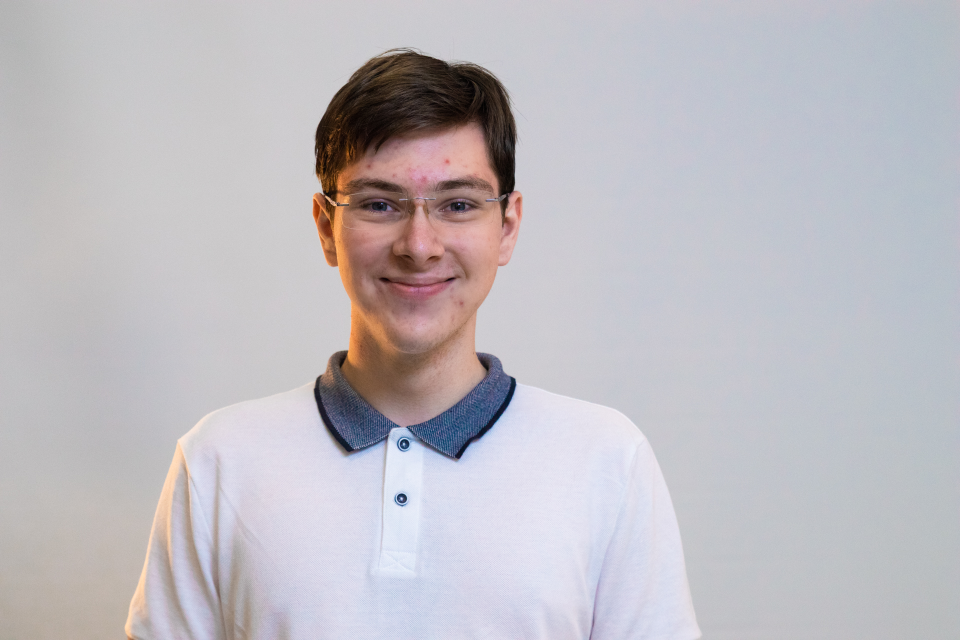
#> input picture test/Балашов Артём Евгеньевич 1 10.jpg, 1920 x 1280 px, given in place of test, which was not available (shown at 1/2 size)
$ python pngs_to_pdf.py out.png ../test
#> lines starting #> are read from the running program, lines starting #| are printed output that depends on the picture; pictures that were not available may be replaced by others from this repository, and a replacement may not be noted
### design/pdf_output.py
"""Сборка PDF для печати: A4, реальные размеры бейджа, линии отреза.

Размер бейджа задаётся в миллиметрах (берётся из конфига шаблона),
печать — в 300 dpi, пропорции изображений всегда сохраняются.
Вокруг каждого бейджа рисуется пунктирная линия отреза.
"""
from __future__ import annotations

import math
from pathlib import Path
from typing import List, Optional, Sequence, Tuple

from PIL import Image, ImageDraw

A4_MM = (210, 297)
DEFAULT_DPI = 300
DEFAULT_MARGIN_MM = 8.0
DEFAULT_GAP_MM = 3.0
CUT_LINE_OFFSET_MM = 0.8   # отступ линии отреза наружу, чтобы не срезать бейдж
DASH_LENGTH_MM = 4.0       # длина штриха
GAP_LENGTH_MM = 2.5        # длина промежутка
CUT_LINE_COLOR = (70, 70, 70)
CUT_LINE_WIDTH = 2


def mm_to_px(mm: float, dpi: int = DEFAULT_DPI) -> int:
    return round(mm / 25.4 * dpi)


def compute_grid(badge_size_mm: Tuple[float, float],
                 page_size_mm: Tuple[float, float] = A4_MM,
                 margins_mm: float = DEFAULT_MARGIN_MM,
                 gap_mm: float = DEFAULT_GAP_MM,
                 dpi: int = DEFAULT_DPI,
                 max_per_page: Optional[int] = None) -> Tuple[int, int]:
    """Считает, сколько бейджей (колонки x строки) влезает на страницу."""
    page_w = mm_to_px(page_size_mm[0], dpi)
    page_h = mm_to_px(page_size_mm[1], dpi)
    margin = mm_to_px(margins_mm, dpi)
    gap = mm_to_px(gap_mm, dpi)
    badge_w = mm_to_px(badge_size_mm[0], dpi)
    badge_h = mm_to_px(badge_size_mm[1], dpi)
    avail_w = page_w - 2 * margin
    avail_h = page_h - 2 * margin
    cols = max(1, (avail_w + gap) // (badge_w + gap))
    rows = max(1, (avail_h + gap) // (badge_h + gap))
    if max_per_page is not None and max_per_page > 0:
        # сначала уменьшаем число колонок, затем строк
        while cols * rows > max_per_page and cols > 1:
            cols -= 1
        while cols * rows > max_per_page and rows > 1:
            rows -= 1
        if cols * rows > max_per_page:
            cols, rows = max(1, max_per_page), 1
    return int(cols), int(rows)


def _fit_image(image: Image.Image, width: int, height: int) -> Image.Image:
    """Вписывает изображение в слот (width x height) без искажения пропорций."""
#> called with width = 1181, height = 827
    img = image.convert("RGB")
#> img is the input picture: PIL image 1920x1280 RGB; mean R, G, B 190.9, 187.7, 192.9
    img.thumbnail((width, height), Image.Resampling.LANCZOS)
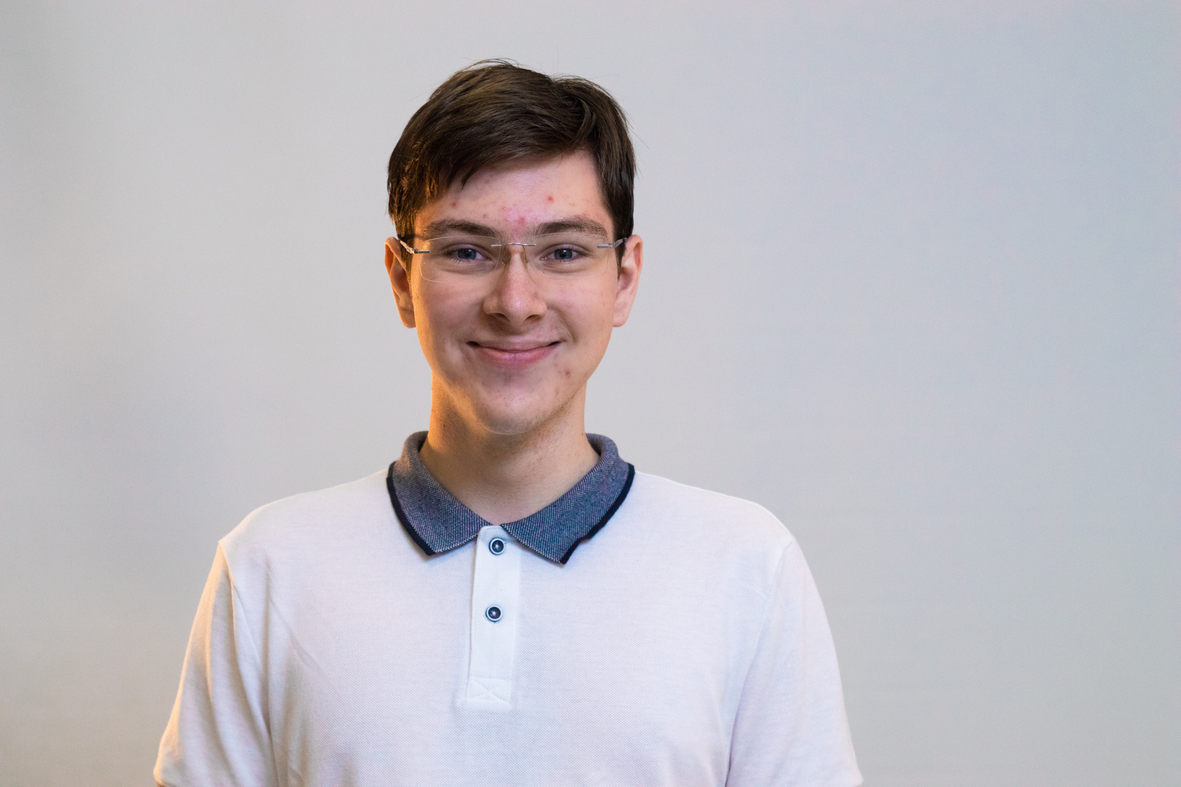
#> img: PIL image 1181x787 RGB; mean R, G, B 190.9, 187.7, 192.9
    canvas = Image.new("RGB", (width, height), "white")
#> canvas: PIL image 1181x827 RGB; every value is 255
    x = (width - img.width) // 2
#> x = 0
    y = (height - img.height) // 2
#> y = 20
    canvas.paste(img, (x, y))
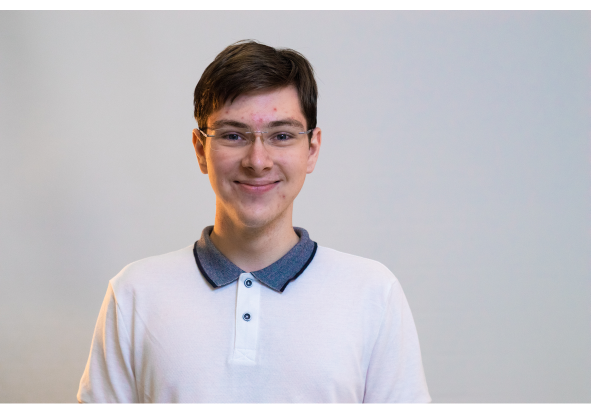
#> canvas: PIL image 1181x827 RGB (shown at 1/2 size); mean R, G, B 194, 191, 195.9
    return canvas


def _draw_dashed_line(draw: ImageDraw.ImageDraw, p0: Tuple[float, float],
                      p1: Tuple[float, float], dash: int, gap: int,
                      fill: Tuple[int, int, int], width: int) -> None:
    x0, y0 = p0
    x1, y1 = p1
    length = math.hypot(x1 - x0, y1 - y0)
    if length == 0:
        return
    ux, uy = (x1 - x0) / length, (y1 - y0) / length
    pos = 0.0
    while pos < length:
        end = min(pos + dash, length)
        draw.line((x0 + ux * pos, y0 + uy * pos, x0 + ux * end, y0 + uy * end),
                  fill=fill, width=width)
        pos = end + gap


def draw_dashed_rect(draw: ImageDraw.ImageDraw, box: Tuple[int, int, int, int],
                     dash: int = 24, gap: int = 14,
                     fill: Tuple[int, int, int] = CUT_LINE_COLOR,
                     width: int = CUT_LINE_WIDTH) -> None:
    """Пунктирный прямоугольник (линия отреза) вокруг бейджа."""
    x0, y0, x1, y1 = box
    edges = (
        ((x0, y0), (x1, y0)),
        ((x1, y0), (x1, y1)),
        ((x1, y1), (x0, y1)),
        ((x0, y1), (x0, y0)),
    )
    for a, b in edges:
        _draw_dashed_line(draw, a, b, dash, gap, fill, width)


def build_pdf_pages(images: Sequence[Image.Image],
                    badge_size_mm: Tuple[float, float] = (100, 70),
                    dpi: int = DEFAULT_DPI,
                    page_size_mm: Tuple[float, float] = A4_MM,
                    margins_mm: float = DEFAULT_MARGIN_MM,
                    gap_mm: float = DEFAULT_GAP_MM,
                    cut_lines: bool = True,
                    max_per_page: Optional[int] = None) -> List[Image.Image]:
    """Собирает страницы PDF (без сохранения) — можно использовать для предпросмотра."""
    page_w = mm_to_px(page_size_mm[0], dpi)
    page_h = mm_to_px(page_size_mm[1], dpi)
    badge_w = mm_to_px(badge_size_mm[0], dpi)
    badge_h = mm_to_px(badge_size_mm[1], dpi)
    gap = mm_to_px(gap_mm, dpi)
    cols, rows = compute_grid(badge_size_mm, page_size_mm, margins_mm, gap_mm, dpi, max_per_page)
    per_page = cols * rows

    prepared = [_fit_image(img, badge_w, badge_h) for img in images]
#> prepared = 1 item
    pages: List[Image.Image] = []
    for start in range(0, len(prepared), per_page):
        page = Image.new("RGB", (page_w, page_h), "white")
        draw = ImageDraw.Draw(page)
        block = prepared[start:start + per_page]
        grid_w = cols * badge_w + (cols - 1) * gap
        grid_h = rows * badge_h + (rows - 1) * gap
        offset_x = (page_w - grid_w) // 2
        offset_y = (page_h - grid_h) // 2
        cut_offset = mm_to_px(CUT_LINE_OFFSET_MM, dpi)
        dash = mm_to_px(DASH_LENGTH_MM, dpi)
        dash_gap = mm_to_px(GAP_LENGTH_MM, dpi)
        for i, img in enumerate(block):
            row, col = divmod(i, cols)
            x = offset_x + col * (badge_w + gap)
            y = offset_y + row * (badge_h + gap)
            page.paste(img, (x, y))
            if cut_lines:
                draw_dashed_rect(draw, (x - cut_offset, y - cut_offset,
                                        x + badge_w + cut_offset, y + badge_h + cut_offset),
                                 dash=dash, gap=dash_gap)
        pages.append(page)
#> this loop made 1 pass
#> (grid_w, grid_h, offset_x, offset_y, cut_offset, dash, dash_gap) on pass 1: (1181, 2551, 649, 478, 9, 47, 30)
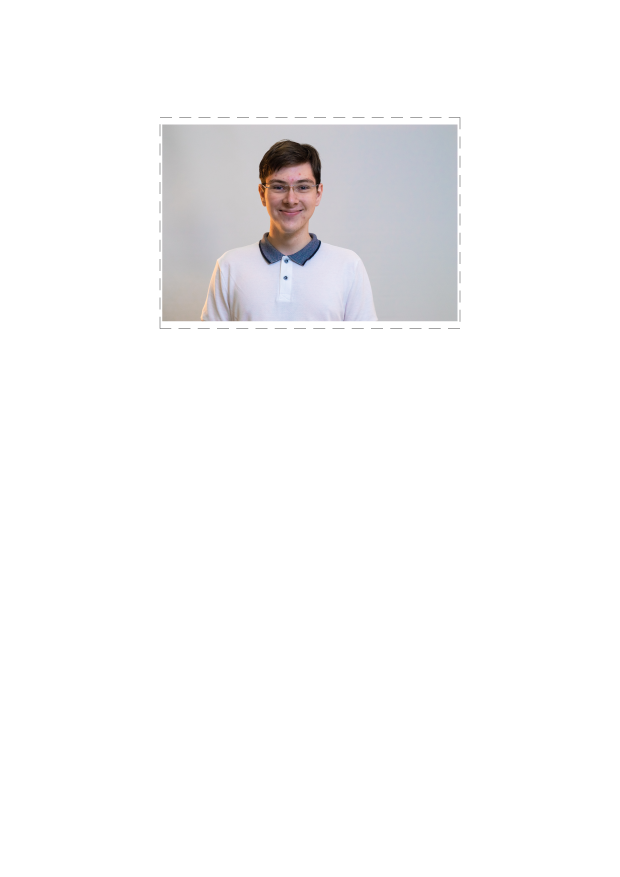
#> page: PIL image 2480x3508 RGB (shown at 1/4 size); mean R, G, B 248, 247.7, 248.3
#> after the loop, pages = 1 item
    return pages


def images_to_pdf(images_list: Sequence[Image.Image], path_to_upload,
                  badge_size_mm: Tuple[float, float] = (100, 70),
                  dpi: int = DEFAULT_DPI,
                  page_size_mm: Tuple[float, float] = A4_MM,
                  margins_mm: float = DEFAULT_MARGIN_MM,
                  gap_mm: float = DEFAULT_GAP_MM,
                  cut_lines: bool = True,
                  max_per_page: Optional[int] = None) -> Optional[Path]:
    """Сохраняет бейджи в многостраничный PDF. Возвращает путь к файлу."""
    pages = build_pdf_pages(list(images_list), badge_size_mm=badge_size_mm, dpi=dpi,
                            page_size_mm=page_size_mm, margins_mm=margins_mm,
                            gap_mm=gap_mm, cut_lines=cut_lines, max_per_page=max_per_page)
#> pages = 1 item
    if not pages:
        return None
    path = Path(path_to_upload)
    path.parent.mkdir(parents=True, exist_ok=True)
    pages[0].save(path, save_all=True, append_images=pages[1:], resolution=dpi)
    return path

### tools/pngs_to_pdf.py
#!/usr/bin/env python3
"""Собрать PDF для печати из нескольких PNG-файлов (готовых бейджей).

Примеры:
    python tools/pngs_to_pdf.py out.pdf badge1.png badge2.png badge3.png
    python tools/pngs_to_pdf.py out.pdf *.png --badge-mm 100x70 --no-cut-lines
    python tools/pngs_to_pdf.py out.pdf *.png --badge-mm 90x60 --dpi 300

Параметры:
    --badge-mm ШxВ   размер бейджа в мм (по умолчанию 100x70)
    --dpi N          разрешение печати (по умолчанию 300)
    --margin-mm N    поля листа (по умолчанию 8)
    --gap-mm N       зазор между бейджами (по умолчанию 3)
    --no-cut-lines   не рисовать линии отреза
"""
from __future__ import annotations

import argparse
import sys
from pathlib import Path

sys.path.insert(0, str(Path(__file__).resolve().parent.parent))

from PIL import Image  # noqa: E402

from design.pdf_output import images_to_pdf  # noqa: E402


def main() -> int:
    parser = argparse.ArgumentParser(
        description="Сборка PDF для печати из PNG-файлов бейджей.",
        formatter_class=argparse.RawDescriptionHelpFormatter)
    parser.add_argument("output", type=Path, help="путь к итоговому PDF")
    parser.add_argument("images", nargs="+", type=Path, help="PNG/JPG-файлы бейджей")
    parser.add_argument("--badge-mm", default="100x70",
                        help="размер бейджа в мм, формат ШxВ (по умолчанию 100x70)")
    parser.add_argument("--dpi", type=int, default=300, help="разрешение печати (по умолчанию 300)")
    parser.add_argument("--margin-mm", type=float, default=8.0, help="поля листа, мм")
    parser.add_argument("--gap-mm", type=float, default=3.0, help="зазор между бейджами, мм")
    parser.add_argument("--no-cut-lines", action="store_true",
                        help="не рисовать линии отреза")
    args = parser.parse_args()

    try:
        w, h = args.badge_mm.lower().split("x")
        badge_size_mm = (float(w), float(h))
    except ValueError:
        parser.error("--badge-mm должен быть в формате ШxВ, например 100x70")

    images = []
    for f in args.images:
        try:
            images.append(Image.open(f).convert("RGB"))
        except OSError as e:
            print(f"Пропущен {f.name}: {e}", file=sys.stderr)
    if not images:
        print("Нет изображений для сборки PDF.", file=sys.stderr)
        return 1

    result = images_to_pdf(images, args.output,
                           badge_size_mm=badge_size_mm,
                           dpi=args.dpi,
                           margins_mm=args.margin_mm,
                           gap_mm=args.gap_mm,
                           cut_lines=not args.no_cut_lines)
    print(f"PDF сохранён: {result}")
#| PDF сохранён: out.png
    return 0


if __name__ == "__main__":
    raise SystemExit(main())
#> (the program exits here)
